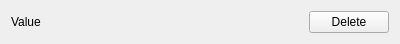
<?xml version="1.0" encoding="UTF-8"?>
<ui version="4.0">
 <class>PropertyValueItemWidget</class>
 <widget class="QWidget" name="PropertyValueItemWidget">
  <property name="geometry">
   <rect>
    <x>0</x>
    <y>0</y>
    <width>400</width>
    <height>43</height>
   </rect>
  </property>
  <property name="windowTitle">
   <string>Form</string>
  </property>
  <layout class="QHBoxLayout" name="horizontalLayout">
   <item>
    <widget class="QLabel" name="label">
     <property name="text">
      <string>Value</string>
     </property>
    </widget>
   </item>
   <item>
    <spacer name="horizontalSpacer">
     <property name="orientation">
      <enum>Qt::Horizontal</enum>
     </property>
     <property name="sizeHint" stdset="0">
      <size>
       <width>40</width>
       <height>20</height>
      </size>
     </property>
    </spacer>
   </item>
   <item>
    <widget class="QPushButton" name="deleteBtn">
     <property name="text">
      <string>Delete</string>
     </property>
    </widget>
   </item>
  </layout>
 </widget>
 <resources/>
 <connections/>
</ui>
